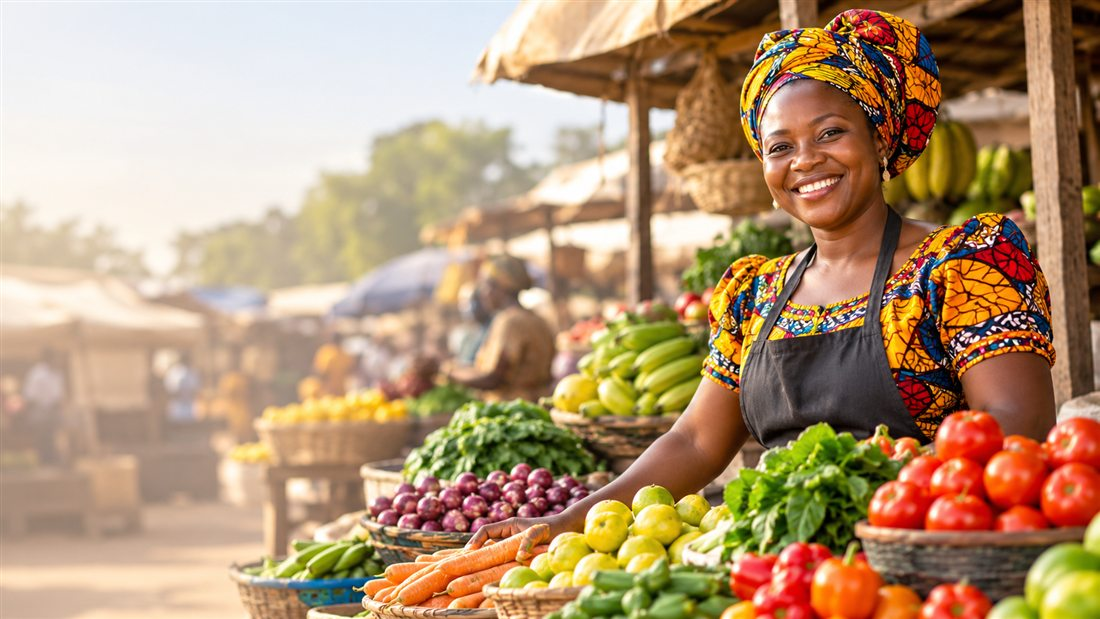
#> input picture frontend/src/assets/dashboard/dashboard-demand-market.jpg, 1100 x 619 px; its folder holds only this picture in this run
$ python -i marketplace_media_quality_service.py   (imports and definitions only)
#> lines starting #> are read from the running program, lines starting #| are printed output that depends on the picture
from __future__ import annotations

import os
import re
import subprocess
import time
from io import BytesIO
from dataclasses import asdict, dataclass
from pathlib import Path
from typing import Any
from urllib.parse import urlsplit

import imageio_ffmpeg
from PIL import Image, ImageDraw, ImageEnhance, ImageFilter, ImageFont, ImageOps, ImageStat, UnidentifiedImageError

from app.core.runtime_memory import log_runtime_event, memory_snapshot


# Hard rejection floors, not preferred recording targets. Ordinary social-video
# downloads can remain useful below HD; GSN rejects only sources that are too
# small or too choppy to survive the required preparation step.
MAX_IMAGE_LONG_EDGE = 1920
MAX_NORMALIZED_IMAGE_BYTES = 4 * 1024 * 1024
MIN_VIDEO_SHORT_EDGE = 360
MIN_VIDEO_FPS = 15.0
MIN_VIDEO_DURATION_SECONDS = 1.0
MAX_VIDEO_ASPECT_RATIO = 2.4
MAX_VIDEO_DURATION_SECONDS = 10.0
MAX_VIDEO_LONG_EDGE = 1280
# The source ceiling is deliberately higher than the published-file ceiling.
# Members may select an ordinary phone recording without knowing its duration
# or encoded size; GSN then keeps and normalises only the opening public clip.
MAX_SOURCE_VIDEO_BYTES = 100 * 1024 * 1024
MAX_NORMALIZED_VIDEO_BYTES = 15 * 1024 * 1024
MAX_GSN_NATURAL_FINISH_BYTES = 4 * 1024 * 1024
VIDEO_PROCESS_TIMEOUT_SECONDS = 50
# The production API currently runs inside a 512 MiB Render instance. FFmpeg
# otherwise sizes its decoder, filter, and encoder thread pools from the host
# CPU count, which can create a short but fatal memory spike even for a useful
# 10-second phone clip. One worker is slower but keeps preparation predictable;
# this does not lower the accepted resolution or the encoded picture quality.
FFMPEG_THREAD_LIMIT = 1

_MANAGED_VIDEO_PATH = re.compile(
    r"^/uploads/marketplace/videos/qv1_[A-Za-z0-9_-]+[.]mp4$"
)


# [62 lines left out: functions _runtime_memory_logging_enabled, _run_video_process, not called in this run]


class MediaQualityError(ValueError):
    def __init__(self, code: str, message: str) -> None:
        super().__init__(message)
        self.code = str(code or "video_quality_rejected")


@dataclass(frozen=True)
class VideoInspection:
    width: int
    height: int
    fps: float
    duration_seconds: float
    codec: str

    @property
    def short_edge(self) -> int:
        return min(self.width, self.height)

    @property
    def long_edge(self) -> int:
        return max(self.width, self.height)

    @property
    def aspect_ratio(self) -> float:
        return self.long_edge / max(self.short_edge, 1)

    def as_dict(self) -> dict[str, Any]:
        return asdict(self)


@dataclass(frozen=True)
class NormalizedImage:
    source_width: int
    source_height: int
    output_width: int
    output_height: int
    source_size_bytes: int
    size_bytes: int
    source_format: str
    output_format: str
    content_type: str
    extension: str
    resized: bool
    orientation_normalized: bool
    transparency_preserved: bool

    def as_dict(self) -> dict[str, Any]:
        return asdict(self)


# [4 lines left out: function _image_has_transparency, not called in this run]


def _image_resample_filter() -> Any:
    return getattr(Image, "Resampling", Image).LANCZOS


@dataclass(frozen=True)
class VideoFinishProfile:
    duration_seconds: int
    brand_name: str
    title: str = ''
    public_contact: str = ''
    logo_path: Path | None = None


@dataclass(frozen=True)
class NormalizedVideo:
    source: VideoInspection
    output: VideoInspection
    source_had_audio: bool
    trimmed: bool
    kept_seconds: float
    size_bytes: int
    visual_preparation: str = "gsn_clear"
    finish_profile: str | None = None
    added_sound: bool = False
    sound_mode: str | None = None
    output_has_audio: bool = False

    # [14 lines left out: function as_dict, not called in this run]


@dataclass(frozen=True)
class ImageReelVideo:
    source_width: int
    source_height: int
    output: VideoInspection
    duration_seconds: int
    size_bytes: int
    output_has_audio: bool = False
    added_sound: bool = False
    visual_preparation: str = "gsn_image_reel"
    finish_profile: str = "gsn_natural"

    # [15 lines left out: function as_dict, not called in this run]


def normalize_marketplace_image(
    source: bytes | bytearray,
    output_path: str | Path,
) -> NormalizedImage:
    """Create a bounded, web-ready product image without inventing product detail.

    This is deliberately a conservative photographic finish, not generative
    editing: orientation is corrected, oversized pictures are reduced, and
    only mild tonal/colour/sharpness adjustments are applied. Tiny sources are
    never enlarged and animation is rejected rather than silently flattened.
    """

    raw = bytes(source or b"")
    if not raw:
        raise MediaQualityError(
            "image_empty",
            "This picture is empty or could not be read. Choose another picture.",
        )

    try:
        with Image.open(BytesIO(raw)) as opened:
            source_format = str(opened.format or "").strip().upper()
            source_width, source_height = opened.size
            if bool(getattr(opened, "is_animated", False)) and int(
                getattr(opened, "n_frames", 1) or 1
            ) > 1:
                raise MediaQualityError(
                    "animated_image_unsupported",
                    "Use a still JPG, PNG, or WebP picture. Animated pictures are not prepared as product photos.",
                )
            opened.load()
            had_transparency = _image_has_transparency(opened)
            original_orientation = opened.getexif().get(274)
            prepared = ImageOps.exif_transpose(opened).copy()
    except MediaQualityError:
        raise
    except (Image.DecompressionBombError, UnidentifiedImageError, OSError, ValueError) as exc:
        raise MediaQualityError(
            "invalid_image_file",
            "This picture could not be read. Choose a valid JPG, PNG, or WebP image.",
        ) from exc

    if source_width <= 0 or source_height <= 0:
        raise MediaQualityError(
            "image_dimensions_unknown",
            "GSN could not read this picture's dimensions. Save or export it again.",
        )

    orientation_normalized = original_orientation not in {None, 1}
    width, height = prepared.size
    longest_edge = max(width, height)
    resized = longest_edge > MAX_IMAGE_LONG_EDGE
    if resized:
        scale = MAX_IMAGE_LONG_EDGE / max(longest_edge, 1)
        width = max(1, int(round(width * scale)))
        height = max(1, int(round(height * scale)))
        prepared = prepared.resize((width, height), _image_resample_filter())

    alpha: Image.Image | None = None
    if had_transparency:
        rgba = prepared.convert("RGBA")
        alpha = rgba.getchannel("A")
        rgb = rgba.convert("RGB")
    else:
        rgb = prepared.convert("RGB")

    # The adjustment ceiling is intentionally small. It improves ordinary
    # phone images while preserving truthful product colour and condition.
    sample = ImageOps.grayscale(rgb.copy())
    sample.thumbnail((256, 256), _image_resample_filter())
    luminance = float(ImageStat.Stat(sample).mean[0] or 0.0)
    brightness_factor = 1.02 if luminance < 105 else (1.01 if luminance < 145 else 1.0)
    rgb = ImageEnhance.Brightness(rgb).enhance(brightness_factor)
    rgb = ImageEnhance.Contrast(rgb).enhance(1.03)
    rgb = ImageEnhance.Color(rgb).enhance(1.02)
    rgb = ImageEnhance.Sharpness(rgb).enhance(1.10)

    if alpha is not None:
        prepared_output = rgb.convert("RGBA")
        prepared_output.putalpha(alpha)
        output_format = "WEBP"
        content_type = "image/webp"
        extension = ".webp"
    else:
        prepared_output = rgb
        output_format = "JPEG"
        content_type = "image/jpeg"
        extension = ".jpg"

    encoded: bytes | None = None
    attempt = prepared_output
    quality_steps = (88, 82, 76, 70, 64)
    for size_step in range(5):
        for quality in quality_steps:
            buffer = BytesIO()
            save_options: dict[str, Any] = {
                "format": output_format,
                "quality": quality,
                "optimize": True,
            }
            if output_format == "JPEG":
                save_options.update({"progressive": True, "subsampling": "4:2:0"})
            else:
                save_options.update({"method": 4})
            attempt.save(buffer, **save_options)
            candidate = buffer.getvalue()
            if len(candidate) <= MAX_NORMALIZED_IMAGE_BYTES:
                encoded = candidate
                break
        if encoded is not None:
            break
        next_width = max(360, int(round(attempt.width * 0.82)))
        next_height = max(360, int(round(attempt.height * 0.82)))
        if next_width >= attempt.width and next_height >= attempt.height:
            break
        attempt = attempt.resize((next_width, next_height), _image_resample_filter())
        resized = True

    if not encoded:
        raise MediaQualityError(
            "image_output_too_large",
            "GSN could not prepare this picture below 4 MB. Choose a simpler or smaller picture.",
        )

    destination = Path(output_path)
    destination.parent.mkdir(parents=True, exist_ok=True)
    destination.write_bytes(encoded)
    return NormalizedImage(
        source_width=int(source_width),
        source_height=int(source_height),
        output_width=int(attempt.width),
        output_height=int(attempt.height),
        source_size_bytes=len(raw),
        size_bytes=len(encoded),
        source_format=source_format,
        output_format=output_format,
        content_type=content_type,
        extension=extension,
        resized=resized,
        orientation_normalized=orientation_normalized,
        transparency_preserved=had_transparency,
    )


# [774 lines left out: functions _font, _ellipsize, _build_finish_overlay, _safe_float, _safe_size, inspect_video and 5 more, not called in this run]


def _uploads_root() -> Path:
    raw = str(os.getenv("GMFN_UPLOADS_DIR", "uploads") or "").strip()
    return Path(raw or "uploads").expanduser()


# [17 lines left out: function verified_marketplace_video_path, not called in this run]


def is_verified_marketplace_video_url(value: Any) -> bool:
    return verified_marketplace_video_path(value) is not None

>>> import cv2
>>> picture = cv2.imread('../../../frontend/src/assets/dashboard/dashboard-demand-market.jpg', cv2.IMREAD_GRAYSCALE)
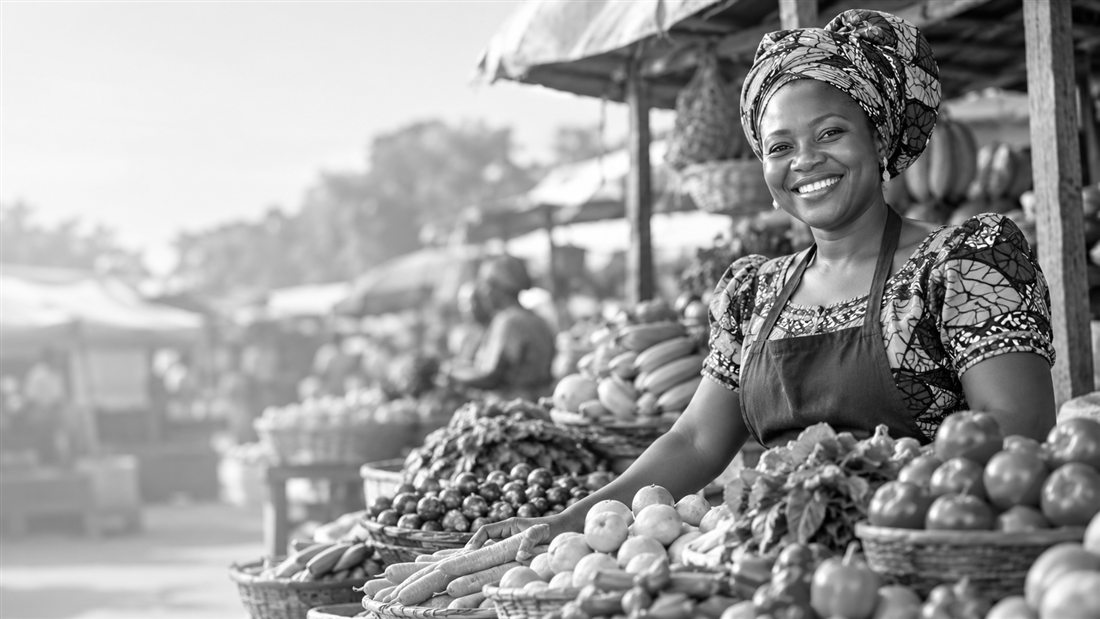
#> picture: shape (619, 1100); min 0, max 255, mean 155.3
>>> result = normalize_marketplace_image(picture, 'out.png')
#> (the run stopped early here; a loop or call above may not have finished)

$ run again, on frontend/src/assets/dashboard/dashboard-focus-growth.jpg
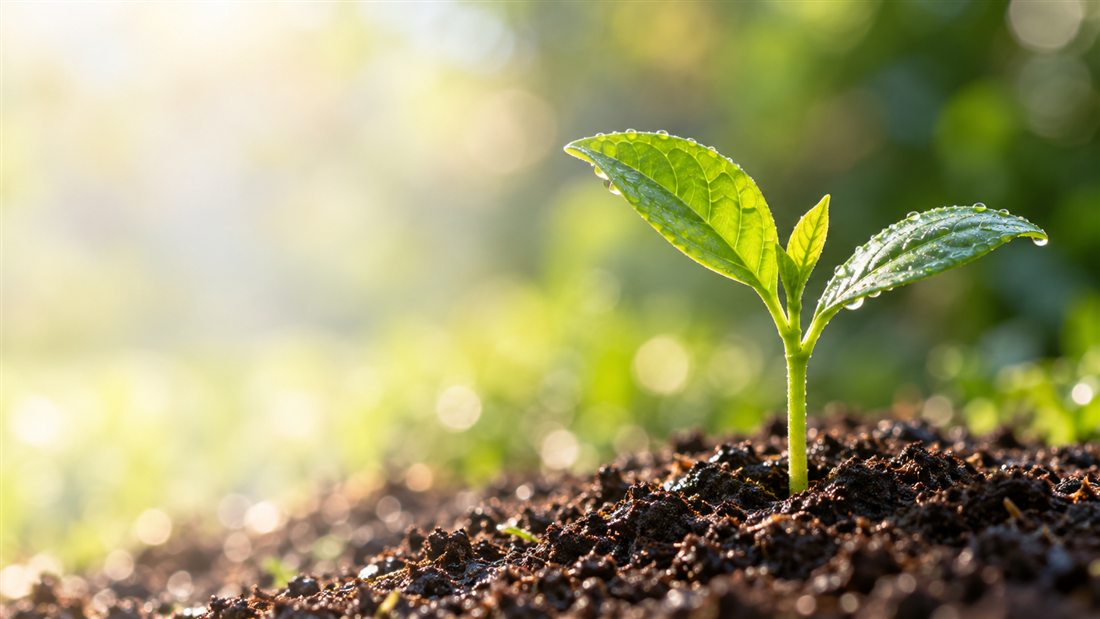
#> input picture frontend/src/assets/dashboard/dashboard-focus-growth.jpg, 1100 x 619 px
#> `picture = cv2.imread('../../../frontend/src/assets/dashboard/dashboard..`:
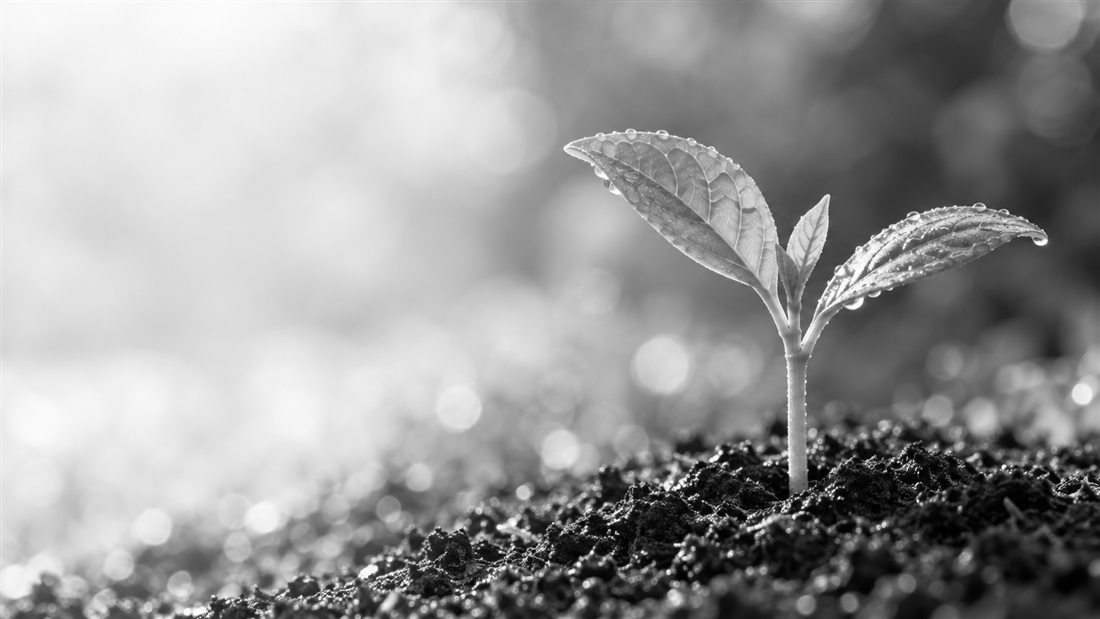
#> picture: shape (619, 1100); min 0, max 255, mean 153.6
